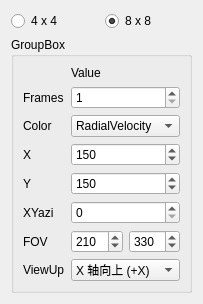
          <widget class="QWidget" name="page_3">
           <property name="geometry">
            <rect>
             <x>0</x>
             <y>0</y>
             <width>185</width>
             <height>304</height>
            </rect>
           </property>
           <attribute name="label">
            <string>☆ Config</string>
           </attribute>
           <layout class="QVBoxLayout" name="verticalLayout_10">
            <item>
             <layout class="QHBoxLayout" name="horizontalLayout_4">
              <property name="sizeConstraint">
               <enum>QLayout::SetDefaultConstraint</enum>
              </property>
              <item>
               <widget class="QRadioButton" name="signal4_4">
                <property name="text">
                 <string>4 x 4</string>
                </property>
                <property name="checked">
                 <bool>false</bool>
                </property>
               </widget>
              </item>
              <item>
               <widget class="QRadioButton" name="signal8_8">
                <property name="text">
                 <string>8 x 8</string>
                </property>
                <property name="checked">
                 <bool>true</bool>
                </property>
               </widget>
              </item>
             </layout>
            </item>
            <item>
             <widget class="QGroupBox" name="groupBox_3">
              <property name="title">
               <string>GroupBox</string>
              </property>
              <layout class="QVBoxLayout" name="verticalLayout_13">
               <item>
                <layout class="QGridLayout" name="gridLayout">
                 <item row="0" column="1">
                  <widget class="QLabel" name="label_6">
                   <property name="text">
                    <string>Value</string>
                   </property>
                  </widget>
                 </item>
                 <item row="1" column="1">
                  <widget class="QSpinBox" name="playframecount">
                   <property name="minimum">
                    <number>1</number>
                   </property>
                   <property name="maximum">
                    <number>5</number>
                   </property>
                  </widget>
                 </item>
                 <item row="2" column="1">
                  <widget class="QComboBox" name="colorModeComboBox">
                   <item>
                    <property name="text">
                     <string>RadialVelocity</string>
                    </property>
                   </item>
                   <item>
                    <property name="text">
                     <string>RCS</string>
                    </property>
                   </item>
                   <item>
                    <property name="text">
                     <string>Height</string>
                    </property>
                   </item>
                   <item>
                    <property name="text">
                     <string>Fixed</string>
                    </property>
                   </item>
                   <item>
                    <property name="text">
                     <string>SNR</string>
                    </property>
                   </item>
                  </widget>
                 </item>
                 <item row="7" column="1">
                  <widget class="QComboBox" name="ViewupcomboBox">
                   <property name="currentIndex">
                    <number>1</number>
                   </property>
                   <item>
                    <property name="text">
                     <string>X 轴负下 (-X)</string>
                    </property>
                   </item>
                   <item>
                    <property name="text">
                     <string>X 轴向上 (+X)</string>
                    </property>
                   </item>
                   <item>
                    <property name="text">
                     <string>Y 轴向下 (-Y)</string>
                    </property>
                   </item>
                   <item>
                    <property name="text">
                     <string>Y 轴向上 (+Y)</string>
                    </property>
                   </item>
                  </widget>
                 </item>
                 <item row="4" column="1">
                  <widget class="QSpinBox" name="Yrangevalue">
                   <property name="maximum">
                    <number>400</number>
                   </property>
                   <property name="singleStep">
                    <number>5</number>
                   </property>
                   <property name="value">
                    <number>150</number>
                   </property>
                  </widget>
                 </item>
                 <item row="7" column="0">
                  <widget class="QLabel" name="label_2">
                   <property name="text">
                    <string>ViewUp</string>
                   </property>
                  </widget>
                 </item>
                 <item row="2" column="0">
                  <widget class="QLabel" name="label_3">
                   <property name="text">
                    <string>Color</string>
                   </property>
                  </widget>
                 </item>
                 <item row="6" column="0">
                  <widget class="QLabel" name="FOVrange">
                   <property name="sizePolicy">
                    <sizepolicy hsizetype="Minimum" vsizetype="Preferred">
                     <horstretch>0</horstretch>
                     <verstretch>0</verstretch>
                    </sizepolicy>
                   </property>
                   <property name="text">
                    <string>FOV</string>
                   </property>
                  </widget>
                 </item>
                 <item row="1" column="0">
                  <widget class="QLabel" name="label_4">
                   <property name="text">
                    <string>Frames</string>
                   </property>
                  </widget>
                 </item>
                 <item row="6" column="1">
                  <layout class="QHBoxLayout" name="horizontalLayout_8">
                   <item>
                    <widget class="QSpinBox" name="FOVMIN">
                     <property name="minimum">
                      <number>0</number>
                     </property>
                     <property name="maximum">
                      <number>360</number>
                     </property>
                     <property name="singleStep">
                      <number>5</number>
                     </property>
                     <property name="value">
                      <number>210</number>
                     </property>
                    </widget>
                   </item>
                   <item>
                    <widget class="QSpinBox" name="FOVMAX">
                     <property name="minimum">
                      <number>0</number>
                     </property>
                     <property name="maximum">
                      <number>360</number>
                     </property>
                     <property name="singleStep">
                      <number>5</number>
                     </property>
                     <property name="value">
                      <number>330</number>
                     </property>
                    </widget>
                   </item>
                  </layout>
                 </item>
                 <item row="4" column="0">
                  <widget class="QLabel" name="Yrange">
                   <property name="sizePolicy">
                    <sizepolicy hsizetype="Fixed" vsizetype="Preferred">
                     <horstretch>0</horstretch>
                     <verstretch>0</verstretch>
                    </sizepolicy>
                   </property>
                   <property name="text">
                    <string>Y</string>
                   </property>
                  </widget>
                 </item>
                 <item row="5" column="1">
                  <widget class="QSpinBox" name="XYazimuspinBox">
                   <property name="maximum">
                    <number>90</number>
                   </property>
                   <property name="singleStep">
                    <number>5</number>
                   </property>
                  </widget>
                 </item>
                 <item row="5" column="0">
                  <widget class="QLabel" name="label_5">
                   <property name="text">
                    <string>XYazi</string>
                   </property>
                  </widget>
                 </item>
                 <item row="3" column="0">
                  <widget class="QLabel" name="Xrange">
                   <property name="sizePolicy">
                    <sizepolicy hsizetype="Minimum" vsizetype="Preferred">
                     <horstretch>0</horstretch>
                     <verstretch>0</verstretch>
                    </sizepolicy>
                   </property>
                   <property name="text">
                    <string>X</string>
                   </property>
                  </widget>
                 </item>
                 <item row="3" column="1">
                  <widget class="QSpinBox" name="Xrangevalue">
                   <property name="maximum">
                    <number>400</number>
                   </property>
                   <property name="singleStep">
                    <number>5</number>
                   </property>
                   <property name="value">
                    <number>150</number>
                   </property>
                  </widget>
                 </item>
                </layout>
               </item>
               <item>
                <spacer name="verticalSpacer_3">
                 <property name="orientation">
                  <enum>Qt::Vertical</enum>
                 </property>
                 <property name="sizeHint" stdset="0">
                  <size>
                   <width>20</width>
                   <height>40</height>
                  </size>
                 </property>
                </spacer>
               </item>
              </layout>
             </widget>
            </item>
           </layout>
          </widget>
